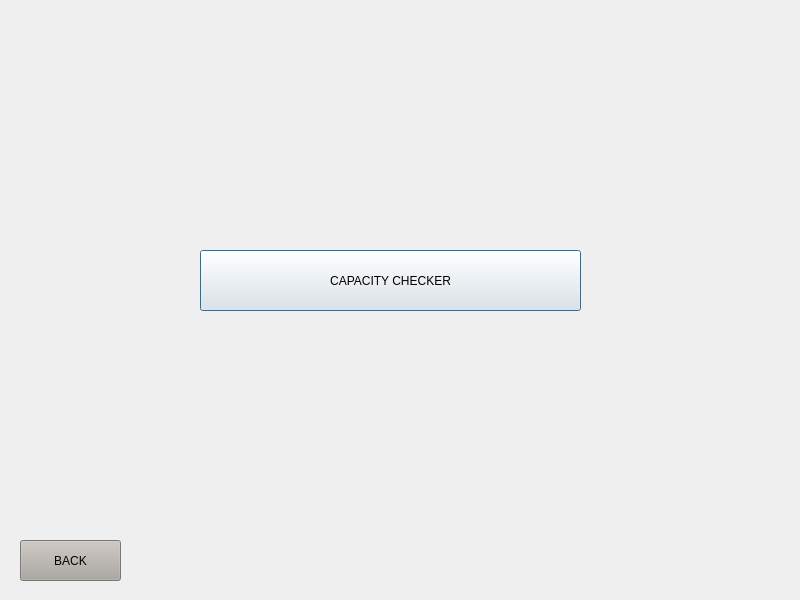
<?xml version="1.0" encoding="UTF-8"?>
<ui version="4.0">
 <class>CapacityChecker</class>
 <widget class="QDialog" name="CapacityChecker">
  <property name="geometry">
   <rect>
    <x>0</x>
    <y>0</y>
    <width>800</width>
    <height>600</height>
   </rect>
  </property>
  <property name="maximumSize">
   <size>
    <width>800</width>
    <height>600</height>
   </size>
  </property>
  <property name="windowTitle">
   <string>Dialog</string>
  </property>
  <widget class="QPushButton" name="pushButton">
   <property name="geometry">
    <rect>
     <x>200</x>
     <y>250</y>
     <width>381</width>
     <height>61</height>
    </rect>
   </property>
   <property name="text">
    <string>CAPACITY CHECKER</string>
   </property>
  </widget>
  <widget class="QPushButton" name="BACK3">
   <property name="geometry">
    <rect>
     <x>20</x>
     <y>540</y>
     <width>101</width>
     <height>41</height>
    </rect>
   </property>
   <property name="cursor">
    <cursorShape>PointingHandCursor</cursorShape>
   </property>
   <property name="styleSheet">
    <string notr="true">background-color: rgb(171, 166, 161);</string>
   </property>
   <property name="text">
    <string>BACK</string>
   </property>
  </widget>
 </widget>
 <resources/>
 <connections/>
</ui>
